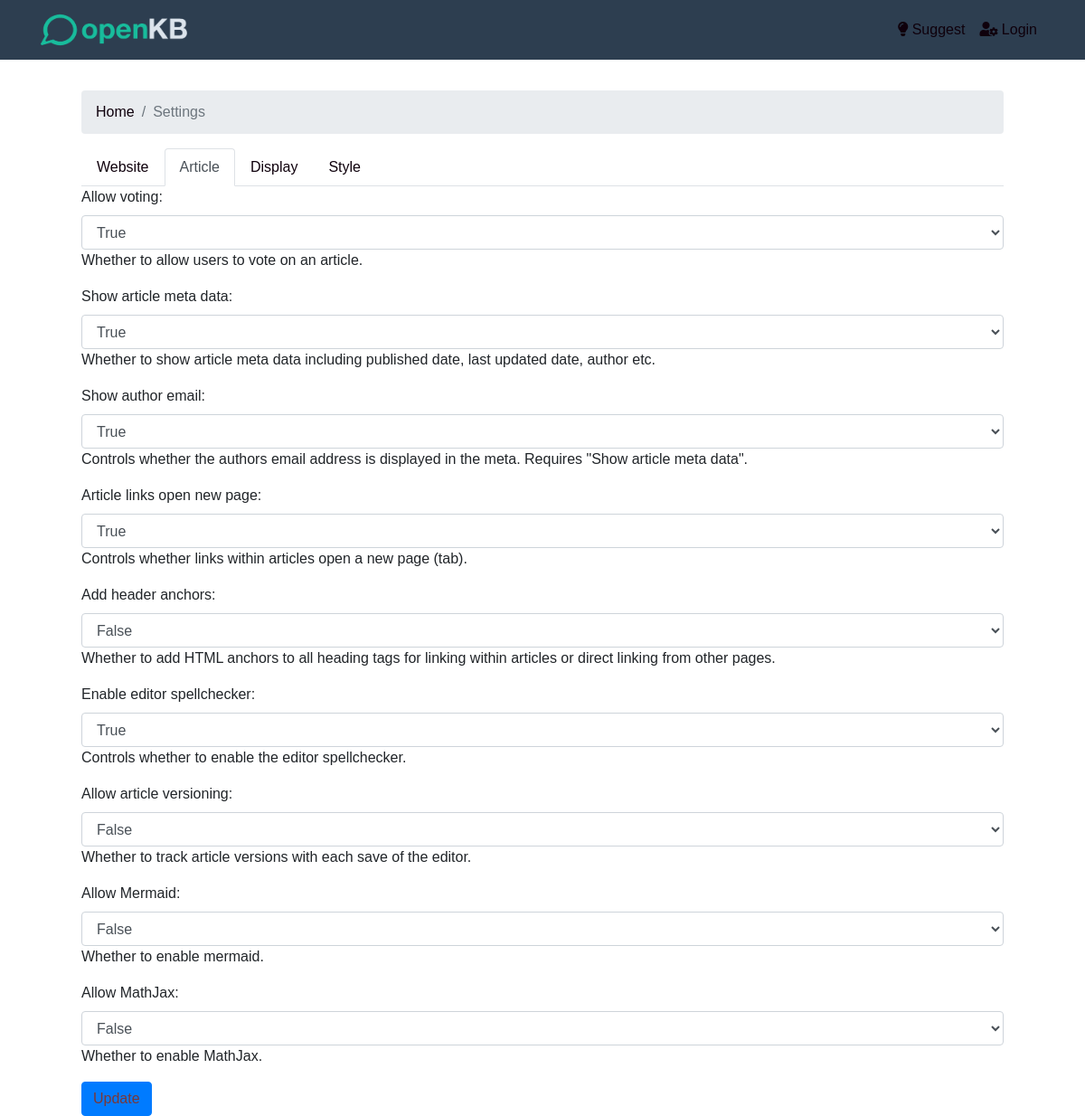
/settings/article/, run on the app's committed database.
### kb/models.py (models this page shows, shortened)
class ArticleSettings(models.Model):
    allow_voting = models.BooleanField(default=True, verbose_name='Allow voting')
    show_article_meta = models.BooleanField(default=True, verbose_name='Show article meta data')
    show_author_email = models.BooleanField(default=True, verbose_name='Show author email')
    article_links_open_new_page = models.BooleanField(default=True, verbose_name='Article links open new page')
    add_header_anchors = models.BooleanField(default=False, verbose_name='Add header anchors')
    enable_editor_spellchecker = models.BooleanField(default=True, verbose_name='Enable editor spellchecker')
    allow_article_versioning = models.BooleanField(default=False, verbose_name='Allow article versioning')
    allow_mermaid = models.BooleanField(default=False, verbose_name='Allow Mermaid')
    allow_mathjax = models.BooleanField(default=False, verbose_name='Allow MathJax')

### kb/views.py (the view, shortened to what this page needs)
# urls.py: path('settings/article/', ArticleSettingsView.as_view(), name='article_settings'),
class ArticleSettingsView(UpdateView):
    model = ArticleSettings
    template_name = 'settings/article_settings.html'
    form_class = ArticleSettingsForm
    success_url = '/settings/article/'
    def get_object(self, queryset=None):
        return ArticleSettings.objects.first() or ArticleSettings()
    def get_context_data(self, **kwargs):
        context = super().get_context_data(**kwargs)
        context['active_tab'] = 'article'
        return context

### kb/context_processors.py (called while the page is built)
def website_settings(request):
    website_settings = WebsiteSettings.objects.first()
    style_settings = StyleSettings.objects.first()
    return {
        'websettings': website_settings,
        'style_settings': style_settings,
    }

### templates/settings/article_settings.html
{% extends 'settings/base_settings.html' %}
{% block settings_content %}
<form method="post" action="{% url 'article_settings' %}">
	{% csrf_token %} {{ form.as_p }}
	<button type="submit" class="btn btn-primary">Update</button>
</form>
{% endblock %}

### static/assets/css/styles.css (style rules this page uses)
html, body { height: 100%; margin: 0; }

### data on the page
ArticleSettings: allow_voting "True", show_article_meta "True", show_author_email "True", article_links_open_new_page "True", add_header_anchors "False", enable_editor_spellchecker "True", allow_article_versioning "False", allow_mermaid "False", allow_mathjax "False"
